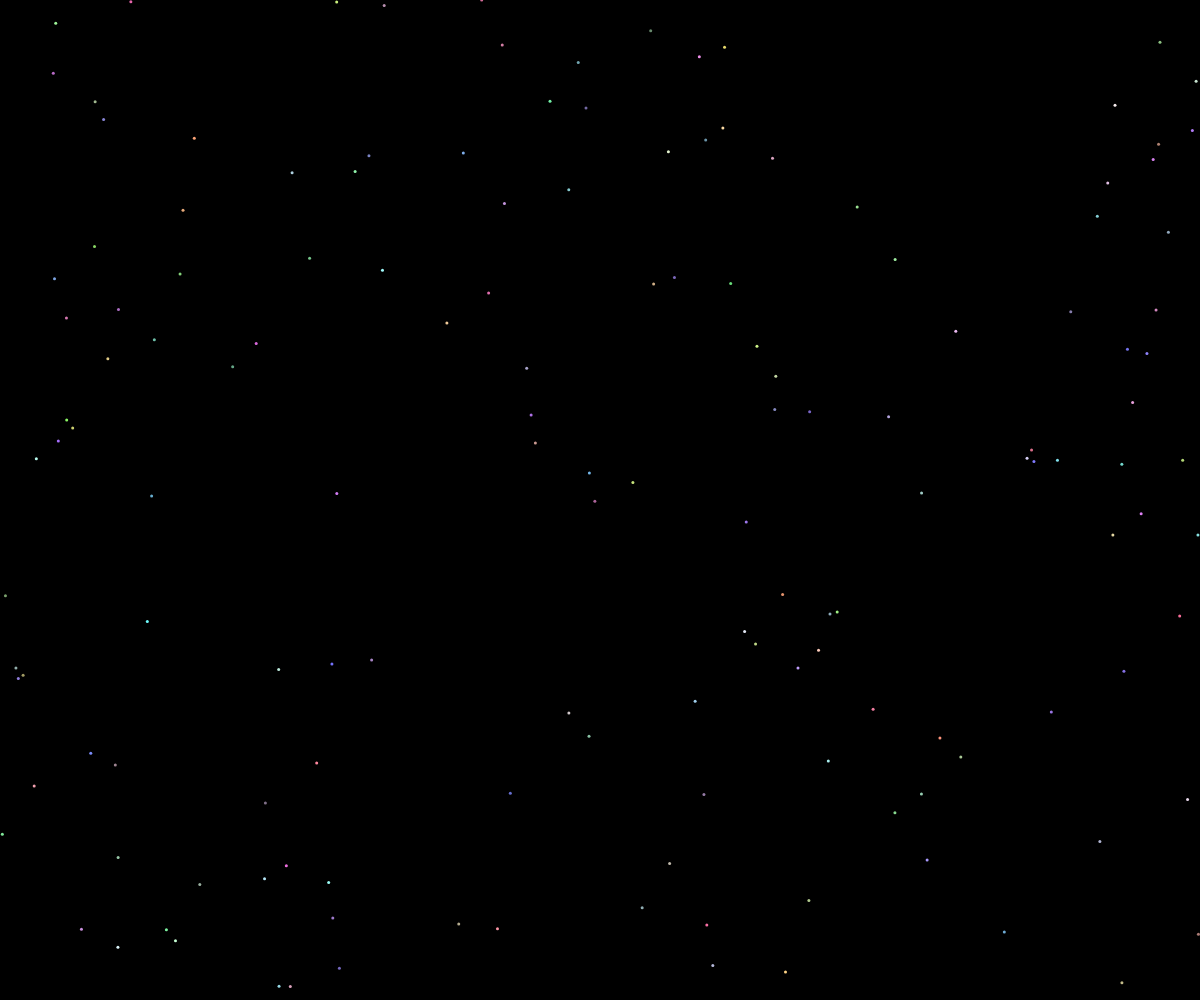
Frame 1 (no input)
Frame 60 (no input): identical to frame 1, image omitted
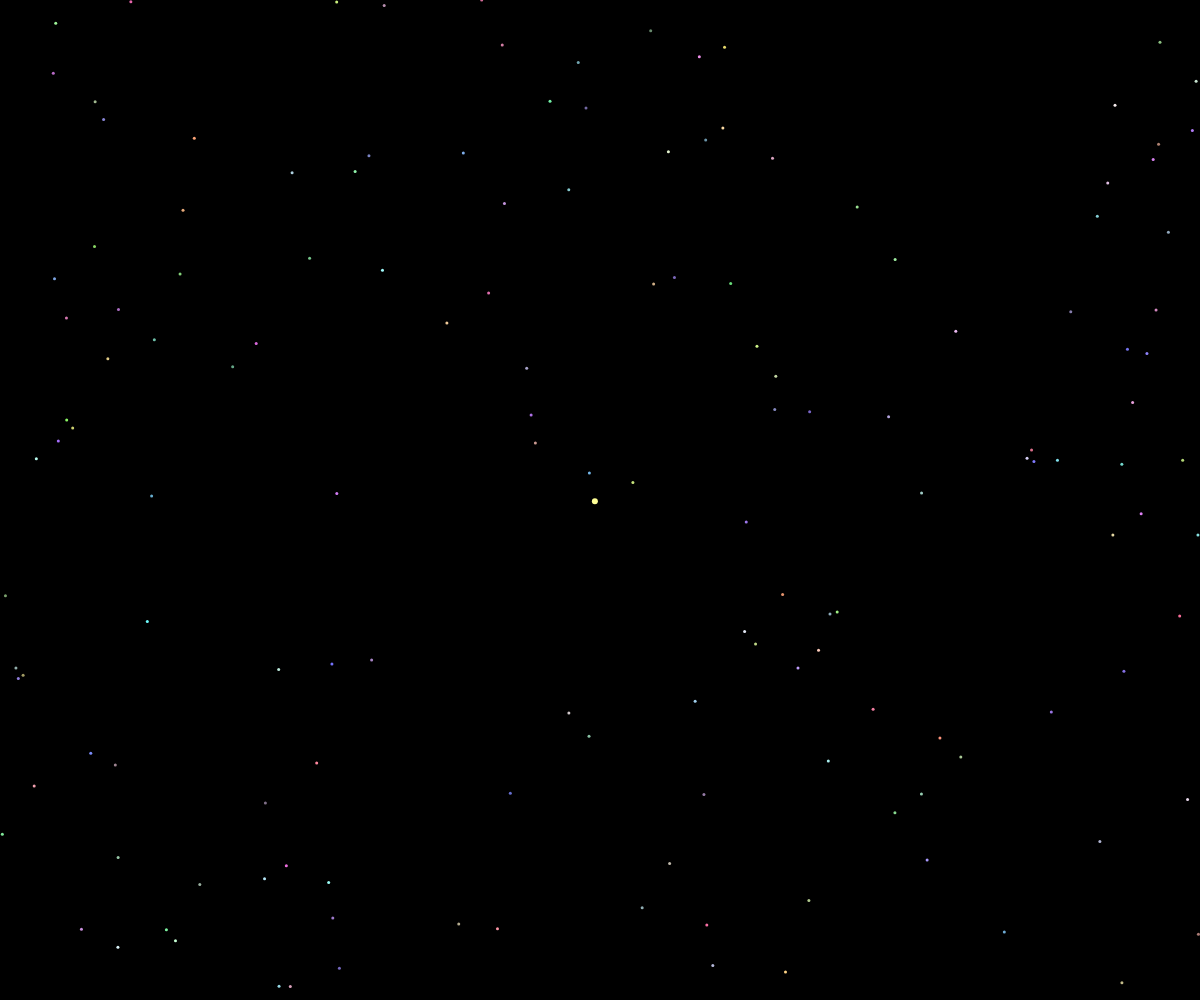
Frame 120 (the mouse pressed at the canvas centre since frame 60)

The p5.js sketch that drew these frames (run headless with seeded random() and noise() and a simulated clock; from frame 60 on, the mouse is pressed at the canvas centre):

// p5.js sketch
// ── sketch.js

let starCount = 150;

//star location
let starX = [];
let starY = [];
let starBright = [];
let starSelected = [];
let starColor = [];

//last star clicked
let lastStar = -1;

// record the line
let lineStartX = [];
let lineStartY = [];
let lineEndX = [];
let lineEndY = [];
let lineCount = 0;

function setup() {
  // let canvas = createCanvas(windowWidth, windowHeight);
  // document.body.style.padding = "0";
  // canvas.parent("p5-canvas-container");
  document.documentElement.style.margin = '0';
  document.body.style.margin = '0';
  document.body.style.padding = '0';
  document.body.style.overflow = 'hidden';

  // 创建 canvas，并把它附到 body（p5 默认已做，但这里显式化）
  let canvas = createCanvas(windowWidth, windowHeight);
  canvas.parent(document.body);

  // 使用 p5 的 style 接口设置样式
  canvas.style('position', 'fixed');
  canvas.style('left', '0px');
  canvas.style('top', '0px');
  canvas.style('display', 'block');

  noStroke();
  // parameters of the stars
  for (let i = 0; i < starCount; i++) {
    starX[i] = random(width);
    starY[i] = random(height);
    starBright[i] = random(100, 200);
    starSelected[i] = false;
    starColor[i] = color(random(100,255), random(100,255), random(100,255)); 
  }
}

function draw() {
  background(0);
  
  // draw all lines
  stroke(255, 200);
  strokeWeight(1);
  for (let i = 0; i < lineCount; i++) {
    line(lineStartX[i], lineStartY[i], lineEndX[i], lineEndY[i]);
  }
  
  // draw all stars (those selected are bigger)
  noStroke();
  for (let i = 0; i < starCount; i++) {
    if (starSelected[i]) {
      fill(255, 255, 150);
      ellipse(starX[i], starY[i], 6);
    } else {
      fill(starColor[i]);
      ellipse(starX[i], starY[i], 3);
    }
  }
}

function mousePressed() {
  // examines whether a star is clicked
  for (let i = 0; i < starCount; i++) {
    let d = dist(mouseX, mouseY, starX[i], starY[i]);
    if (d < 10) {
      starSelected[i] = true;
      
      // detect previous stars and make a line
      if (lastStar != -1 && lastStar != i) {
        lineStartX[lineCount] = starX[lastStar];
        lineStartY[lineCount] = starY[lastStar];
        lineEndX[lineCount] = starX[i];
        lineEndY[lineCount] = starY[i];
        lineCount = lineCount + 1;
      }
      
      // remember this star is the newest
      lastStar = i;
      break;
    }
  }
}

function keyPressed() {
  if (key === ' ') {
    // clear all lines
    lineCount = 0;
    lastStar = -1;
    for (let i = 0; i < starCount; i++) {
      starSelected[i] = false;
    }
  }
}

// ── style.css
html,
body {
  margin: 0;
  padding: 0;
  overflow: hidden;
}

canvas {
  display: block;
}

.main-wrapper {
  max-width: 800px;
  margin: 0 auto;
  padding: 50px 0;
}
